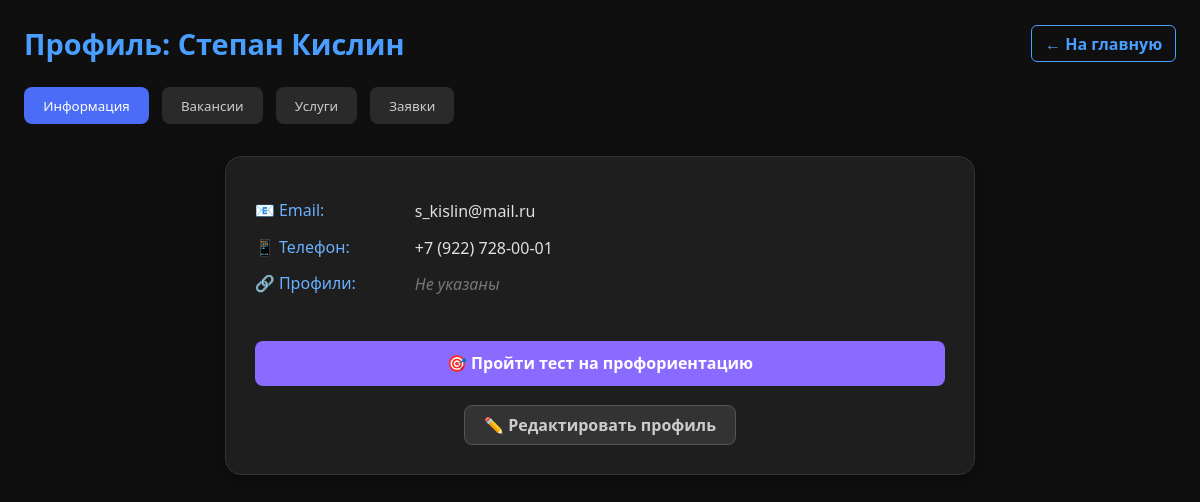
The app's page /src/pages/profile/profile.php (signed in) with its own data.
### tables this page shows
CREATE TABLE `users` (
  `id` int NOT NULL,
  `name` varchar(100) NOT NULL,
  `surname` varchar(100) NOT NULL,
  `patronymic` varchar(100) NOT NULL,
  `birth_date` date NOT NULL,
  `country` varchar(100) NOT NULL,
  `region` varchar(100) NOT NULL,
  `city` varchar(100) NOT NULL,
  `phone` varchar(20) NOT NULL,
  `email` varchar(150) NOT NULL,
  `password` varchar(255) NOT NULL,
  `created_at` timestamp NULL DEFAULT CURRENT_TIMESTAMP,
  `about` text,
  `skills` text,
  `direction` varchar(255) DEFAULT NULL,
  `role` varchar(255) DEFAULT NULL,
  `experience_years` tinyint UNSIGNED DEFAULT NULL,
  `linkedin` varchar(255) DEFAULT NULL,
  `telegram` varchar(255) DEFAULT NULL,
  `github` varchar(255) DEFAULT NULL
);

### src/pages/profile/profile.php (the view, shortened to what this page needs)
<?php
$user_id = (int)$_SESSION['user_id'];
$host = 'localhost';
$dbname = 'working';
$username = 'root';
$password = 'root';
try {
    $pdo = new PDO("mysql:host=$host;dbname=$dbname;charset=utf8", $username, $password);
    $pdo->setAttribute(PDO::ATTR_ERRMODE, PDO::ERRMODE_EXCEPTION);
} catch (PDOException $e) {
    die("Ошибка подключения к БД: " . htmlspecialchars($e->getMessage(), ENT_QUOTES, 'UTF-8'));
}
$stmt = $pdo->prepare("SELECT * FROM users WHERE id = ?");
$stmt->execute([$user_id]);
$user = $stmt->fetch(PDO::FETCH_ASSOC);
$user_skills_array = !empty($user['skills'])
    ? array_map('trim', explode(',', $user['skills']))
    : [];
$popular_skills = [
    'Python', 'JavaScript', 'PHP', 'Java', 'C++', 'TypeScript', 'SQL', 'Git',
    'React', 'Vue.js', 'Node.js', 'Docker', 'Kubernetes', 'Figma', 'Adobe Photoshop',
    'UI/UX', 'Data Analysis', 'Machine Learning', 'Cybersecurity', 'HTML', 'CSS'
];
?>
<!DOCTYPE html>
<html lang="ru">
<head>
</head>
<body>
<div class="header">
    <h1>Профиль: <?= htmlspecialchars($user['name'] . ' ' . $user['surname']) ?></h1>
    <a href="../main/main.php" class="back">← На главную</a>
</div>
<div class="tabs">
    <button class="tab-btn active" data-tab="info">Информация</button>
    <button class="tab-btn" data-tab="vacancies">Вакансии</button>
    <button class="tab-btn" data-tab="services">Услуги</button>
    <button class="tab-btn" data-tab="requests">Заявки</button>
</div>
<div id="info" class="tab-content active">
    <?php if (!empty($_GET['edit']) && $_GET['edit'] === 'profile'): ?>
        <div class="profile-card">
            <?php if (!empty($error)): ?>
                <div style="color: #ff6b6b; margin-bottom: 1rem;"><?= $error ?></div>
            <?php endif; ?>
            <form method="POST" action="">
                <div class="form-group">
                    <label>📧 Email</label>
                    <div><?= htmlspecialchars($user['email']) ?></div>
                </div>
                <div class="form-group">
                    <label>📱 Телефон</label>
                    <div><?= htmlspecialchars($user['phone']) ?></div>
                </div>
                <div class="form-group">
                    <label>💼 Должность / Роль</label>
                    <input type="text" name="role" class="form-control" value="<?= htmlspecialchars($user['role'] ?? '') ?>" placeholder="Например: Product Manager">
                </div>
                <div class="form-group">
                    <label>🧭 Направление деятельности</label>
                    <select name="direction" class="form-control">
                        <option value="">— Выберите —</option>
                        <option value="Разработка ПО" <?= ($user['direction'] ?? '') === 'Разработка ПО' ? 'selected' : '' ?>>Разработка ПО</option>
                        <option value="Веб-разработка" <?= ($user['direction'] ?? '') === 'Веб-разработка' ? 'selected' : '' ?>>Веб-разработка</option>
                        <option value="Мобильная разработка" <?= ($user['direction'] ?? '') === 'Мобильная разработка' ? 'selected' : '' ?>>Мобильная разработка</option>
                        <option value="DevOps / SRE" <?= ($user['direction'] ?? '') === 'DevOps / SRE' ? 'selected' : '' ?>>DevOps / SRE</option>
                        <option value="Data Science" <?= ($user['direction'] ?? '') === 'Data Science' ? 'selected' : '' ?>>Data Science</option>
                        <option value="Искусственный интеллект" <?= ($user['direction'] ?? '') === 'Искусственный интеллект' ? 'selected' : '' ?>>Искусственный интеллект</option>
                        <option value="Машинное обучение" <?= ($user['direction'] ?? '') === 'Машинное обучение' ? 'selected' : '' ?>>Машинное обучение</option>
                        <option value="Анализ данных" <?= ($user['direction'] ?? '') === 'Анализ данных' ? 'selected' : '' ?>>Анализ данных</option>
                        <option value="Кибербезопасность" <?= ($user['direction'] ?? '') === 'Кибербезопасность' ? 'selected' : '' ?>>Кибербезопасность</option>
                        <option value="Тестирование ПО (QA)" <?= ($user['direction'] ?? '') === 'Тестирование ПО (QA)' ? 'selected' : '' ?>>Тестирование ПО (QA)</option>
                        <option value="Системное администрирование" <?= ($user['direction'] ?? '') === 'Системное администрирование' ? 'selected' : '' ?>>Системное администрирование</option>
                        <option value="Сетевые технологии" <?= ($user['direction'] ?? '') === 'Сетевые технологии' ? 'selected' : '' ?>>Сетевые технологии</option>
                        <option value="Blockchain / Web3" <?= ($user['direction'] ?? '') === 'Blockchain / Web3' ? 'selected' : '' ?>>Blockchain / Web3</option>
                        <option value="Облачные технологии" <?= ($user['direction'] ?? '') === 'Облачные технологии' ? 'selected' : '' ?>>Облачные технологии</option>
                        <option value="Игровая индустрия" <?= ($user['direction'] ?? '') === 'Игровая индустрия' ? 'selected' : '' ?>>Игровая индустрия</option>
                        <option value="Управление продуктом (PM)" <?= ($user['direction'] ?? '') === 'Управление продуктом (PM)' ? 'selected' : '' ?>>Управление продуктом (PM)</option>
                        <option value="Проектный менеджмент" <?= ($user['direction'] ?? '') === 'Проектный менеджмент' ? 'selected' : '' ?>>Проектный менеджмент</option>
                        <option value="Бизнес-аналитика" <?= ($user['direction'] ?? '') === 'Бизнес-аналитика' ? 'selected' : '' ?>>Бизнес-аналитика</option>
                        <option value="Стратегия и консалтинг" <?= ($user['direction'] ?? '') === 'Стратегия и консалтинг' ? 'selected' : '' ?>>Стратегия и консалтинг</option>
                        <option value="Операционное управление" <?= ($user['direction'] ?? '') === 'Операционное управление' ? 'selected' : '' ?>>Операционное управление</option>
                        <option value="Предпринимательство" <?= ($user['direction'] ?? '') === 'Предпринимательство' ? 'selected' : '' ?>>Предпринимательство</option>
                        <option value="Маркетинг" <?= ($user['direction'] ?? '') === 'Маркетинг' ? 'selected' : '' ?>>Маркетинг</option>
                        <option value="Digital-маркетинг" <?= ($user['direction'] ?? '') === 'Digital-маркетинг' ? 'selected' : '' ?>>Digital-маркетинг</option>
                        <option value="Контент-маркетинг" <?= ($user['direction'] ?? '') === 'Контент-маркетинг' ? 'selected' : '' ?>>Контент-маркетинг</option>
                        <option value="SEO / SMM" <?= ($user['direction'] ?? '') === 'SEO / SMM' ? 'selected' : '' ?>>SEO / SMM</option>
                        <option value="Продажи" <?= ($user['direction'] ?? '') === 'Продажи' ? 'selected' : '' ?>>Продажи</option>
                        <option value="Реклама" <?= ($user['direction'] ?? '') === 'Реклама' ? 'selected' : '' ?>>Реклама</option>
                        <option value="PR" <?= ($user['direction'] ?? '') === 'PR' ? 'selected' : '' ?>>PR</option>
                        <option value="Финансы" <?= ($user['direction'] ?? '') === 'Финансы' ? 'selected' : '' ?>>Финансы</option>
                        <option value="Бухгалтерия" <?= ($user['direction'] ?? '') === 'Бухгалтерия' ? 'selected' : '' ?>>Бухгалтерия</option>
                        <option value="Аудит" <?= ($user['direction'] ?? '') === 'Аудит' ? 'selected' : '' ?>>Аудит</option>
                        <option value="Инвестиции" <?= ($user['direction'] ?? '') === 'Инвестиции' ? 'selected' : '' ?>>Инвестиции</option>
                        <option value="Страхование" <?= ($user['direction'] ?? '') === 'Страхование' ? 'selected' : '' ?>>Страхование</option>
                        <option value="Юриспруденция" <?= ($user['direction'] ?? '') === 'Юриспруденция' ? 'selected' : '' ?>>Юриспруденция</option>
                        <option value="Комплаенс" <?= ($user['direction'] ?? '') === 'Комплаенс' ? 'selected' : '' ?>>Комплаенс</option>
                        <option value="Налоговое право" <?= ($user['direction'] ?? '') === 'Налоговое право' ? 'selected' : '' ?>>Налоговое право</option>
                        <option value="UI/UX-дизайн" <?= ($user['direction'] ?? '') === 'UI/UX-дизайн' ? 'selected' : '' ?>>UI/UX-дизайн</option>
                        <option value="Графический дизайн" <?= ($user['direction'] ?? '') === 'Графический дизайн' ? 'selected' : '' ?>>Графический дизайн</option>
                        <option value="Моушн-дизайн" <?= ($user['direction'] ?? '') === 'Моушн-дизайн' ? 'selected' : '' ?>>Моушн-дизайн</option>
                        <option value="Видео и монтаж" <?= ($user['direction'] ?? '') === 'Видео и монтаж' ? 'selected' : '' ?>>Видео и монтаж</option>
                        <option value="Фотография" <?= ($user['direction'] ?? '') === 'Фотография' ? 'selected' : '' ?>>Фотография</option>
                        <option value="Музыка и звук" <?= ($user['direction'] ?? '') === 'Музыка и звук' ? 'selected' : '' ?>>Музыка и звук</option>
                        <option value="Копирайтинг" <?= ($user['direction'] ?? '') === 'Копирайтинг' ? 'selected' : '' ?>>Копирайтинг</option>
                        <option value="Журналистика" <?= ($user['direction'] ?? '') === 'Журналистика' ? 'selected' : '' ?>>Журналистика</option>
                        <option value="Образование" <?= ($user['direction'] ?? '') === 'Образование' ? 'selected' : '' ?>>Образование</option>
                        <option value="Научные исследования" <?= ($user['direction'] ?? '') === 'Научные исследования' ? 'selected' : '' ?>>Научные исследования</option>
                        <option value="Медицина" <?= ($user['direction'] ?? '') === 'Медицина' ? 'selected' : '' ?>>Медицина</option>
                        <option value="Психология" <?= ($user['direction'] ?? '') === 'Психология' ? 'selected' : '' ?>>Психология</option>
                        <option value="Биотехнологии" <?= ($user['direction'] ?? '') === 'Биотехнологии' ? 'selected' : '' ?>>Биотехнологии</option>
                        <option value="Инженерия" <?= ($user['direction'] ?? '') === 'Инженерия' ? 'selected' : '' ?>>Инженерия</option>
                        <option value="Строительство" <?= ($user['direction'] ?? '') === 'Строительство' ? 'selected' : '' ?>>Строительство</option>
                        <option value="Архитектура" <?= ($user['direction'] ?? '') === 'Архитектура' ? 'selected' : '' ?>>Архитектура</option>
                        <option value="Логистика" <?= ($user['direction'] ?? '') === 'Логистика' ? 'selected' : '' ?>>Логистика</option>
                        <option value="Сельское хозяйство" <?= ($user['direction'] ?? '') === 'Сельское хозяйство' ? 'selected' : '' ?>>Сельское хозяйство</option>
                        <option value="Энергетика" <?= ($user['direction'] ?? '') === 'Энергетика' ? 'selected' : '' ?>>Энергетика</option>
                        <option value="HR и рекрутинг" <?= ($user['direction'] ?? '') === 'HR и рекрутинг' ? 'selected' : '' ?>>HR и рекрутинг</option>
                        <option value="Государственная служба" <?= ($user['direction'] ?? '') === 'Государственная служба' ? 'selected' : '' ?>>Государственная служба</option>
                        <option value="НКО и социальные проекты" <?= ($user['direction'] ?? '') === 'НКО и социальные проекты' ? 'selected' : '' ?>>НКО и социальные проекты</option>
                        <option value="Туризм и гостеприимство" <?= ($user['direction'] ?? '') === 'Туризм и гостеприимство' ? 'selected' : '' ?>>Туризм и гостеприимство</option>
                        <option value="Ресторанный бизнес" <?= ($user['direction'] ?? '') === 'Ресторанный бизнес' ? 'selected' : '' ?>>Ресторанный бизнес</option>
                        <option value="Розничная торговля" <?= ($user['direction'] ?? '') === 'Розничная торговля' ? 'selected' : '' ?>>Розничная торговля</option>
                        <option value="Автомобильный бизнес" <?= ($user['direction'] ?? '') === 'Автомобильный бизнес' ? 'selected' : '' ?>>Автомобильный бизнес</option>
                        <option value="Другое" <?= ($user['direction'] ?? '') === 'Другое' ? 'selected' : '' ?>>Другое</option>
                    </select>
                </div>
                <div class="form-group">
                    <label>📅 Опыт работы (лет)</label>
                    <input type="number" name="experience_years" class="form-control" value="<?= (int)($user['experience_years'] ?? 0) ?>" min="0" max="60">
                </div>
                <div class="form-group">
                    <label>📝 О себе</label>
                    <textarea name="about" class="form-control" placeholder="Расскажите о себе..."><?= htmlspecialchars($user['about'] ?? '') ?></textarea>
                </div>
                <div class="form-group">
                    <label>🛠️ Навыки</label>
                    <p style="color:#888; font-size:0.9rem; margin-bottom:0.6rem;">Выберите популярные навыки и/или добавьте свои:</p>
                    <div class="skills-checklist">
                        <?php foreach ($popular_skills as $skill): ?>
                            <label class="skill-checkbox">
                                <input type="checkbox" name="skills[]" value="<?= htmlspecialchars($skill) ?>"
                                    <?= in_array($skill, $user_skills_array) ? 'checked' : '' ?>>
                                <?= htmlspecialchars($skill) ?>
                            </label>
                        <?php endforeach; ?>
                    </div>
                    <input type="text" name="custom_skills" class="form-control"
                        placeholder="Или введите свои навыки через запятую: Swift, Unity, Blender..."
                        value="">
                </div>
                <div class="form-group">
                    <label>🔗 Профили</label>
                    <input type="url" name="linkedin" class="form-control" value="<?= htmlspecialchars($user['linkedin'] ?? '') ?>" placeholder="https://linkedin.com/in/...">
                    <input type="text" name="telegram" class="form-control" value="<?= htmlspecialchars($user['telegram'] ?? '') ?>" placeholder="@username">
                    <input type="url" name="github" class="form-control" value="<?= htmlspecialchars($user['github'] ?? '') ?>" placeholder="https://github.com/...">
                </div>
                <div class="form-actions">
                    <button type="submit" name="save_profile" class="btn btn-primary">Сохранить профиль</button>
                    <a href="?tab=info" class="btn btn-secondary">Отмена</a>
                </div>
            </form>
        </div>
    <?php else: ?>
        <div class="profile-card">
            <div class="info-row">
                <div class="info-label">📧 Email:</div>
                <div class="info-value"><?= htmlspecialchars($user['email']) ?></div>
            </div>
            <div class="info-row">
                <div class="info-label">📱 Телефон:</div>
                <div class="info-value"><?= htmlspecialchars($user['phone']) ?></div>
            </div>
            <div class="info-row">
                <div class="info-label">🔗 Профили:</div>
                <div class="info-value">
                    <?php if (empty($user['linkedin']) && empty($user['telegram']) && empty($user['github'])): ?>
                        <i>Не указаны</i>
                    <?php endif; ?>
                </div>
            </div>
            <div style="text-align: center; margin-top: 1.8rem;">
                <a href="../test/test.php" target="_blank" class="btn btn-test">
                    🎯 Пройти тест на профориентацию
                </a>
            </div>
            <div style="text-align: center; margin-top: 1.2rem;">
                <a href="?edit=profile" class="btn btn-secondary" style="padding: 0.5rem 1.2rem;">✏️ Редактировать профиль</a>
            </div>
        </div>
    <?php endif; ?>
</div>
</body>
</html>

### records on screen
users: name+surname "Степан Кислин", email "s_kislin@mail.ru", phone "+7 (922) 728-00-01"
